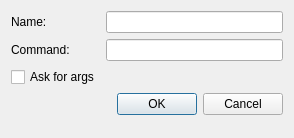
<?xml version="1.0" encoding="UTF-8"?>
<ui version="4.0">
 <class>NewRunConfigurationDialog</class>
 <widget class="QDialog" name="NewRunConfigurationDialog">
  <property name="geometry">
   <rect>
    <x>0</x>
    <y>0</y>
    <width>294</width>
    <height>138</height>
   </rect>
  </property>
  <property name="windowTitle">
   <string>Dialog</string>
  </property>
  <layout class="QFormLayout" name="formLayout_2">
   <item row="0" column="0">
    <widget class="QLabel" name="label">
     <property name="text">
      <string>Name:</string>
     </property>
    </widget>
   </item>
   <item row="0" column="1">
    <widget class="QLineEdit" name="lineEdit"/>
   </item>
   <item row="1" column="0">
    <widget class="QLabel" name="label_2">
     <property name="text">
      <string>Command:</string>
     </property>
    </widget>
   </item>
   <item row="1" column="1">
    <widget class="QLineEdit" name="lineEdit_2"/>
   </item>
   <item row="2" column="0">
    <widget class="QCheckBox" name="checkBox">
     <property name="text">
      <string>Ask for args</string>
     </property>
    </widget>
   </item>
   <item row="3" column="1">
    <widget class="QDialogButtonBox" name="buttonBox">
     <property name="orientation">
      <enum>Qt::Orientation::Horizontal</enum>
     </property>
     <property name="standardButtons">
      <set>QDialogButtonBox::StandardButton::Cancel|QDialogButtonBox::StandardButton::Ok</set>
     </property>
    </widget>
   </item>
  </layout>
 </widget>
 <resources/>
 <connections>
  <connection>
   <sender>buttonBox</sender>
   <signal>accepted()</signal>
   <receiver>NewRunConfigurationDialog</receiver>
   <slot>accept()</slot>
   <hints>
    <hint type="sourcelabel">
     <x>248</x>
     <y>254</y>
    </hint>
    <hint type="destinationlabel">
     <x>157</x>
     <y>274</y>
    </hint>
   </hints>
  </connection>
  <connection>
   <sender>buttonBox</sender>
   <signal>rejected()</signal>
   <receiver>NewRunConfigurationDialog</receiver>
   <slot>reject()</slot>
   <hints>
    <hint type="sourcelabel">
     <x>316</x>
     <y>260</y>
    </hint>
    <hint type="destinationlabel">
     <x>286</x>
     <y>274</y>
    </hint>
   </hints>
  </connection>
 </connections>
</ui>
